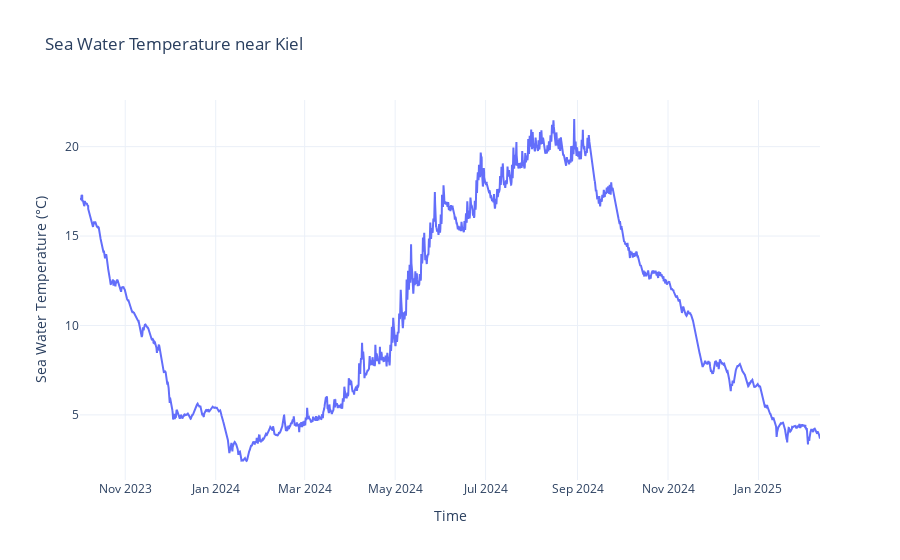

The code cell stored with this chart in its notebook:
### Code cell
fig = go.Figure()

fig.add_trace(go.Scatter(
    x=df_subset['time'],
    y=df_subset['thetao'],
    mode='lines',
    name='Sea Water Temperature'
))

fig.update_layout(
    title='Sea Water Temperature near Kiel',
    xaxis_title='Time',
    yaxis_title='Sea Water Temperature (°C)',
    template='plotly_white'
)

fig.show()

### Figure 1 — Plotly figure (JSON) as saved in the notebook; plotly's stock layout.template omitted (floating-point values rounded to 4 significant figures; data arrays with more than 128 entries replaced by an {"elided": "..."} marker saying what was removed)
{"data": [{"mode": "lines", "name": "Sea Water Temperature", "type": "scatter", "x": {"elided": "11977 str values"}, "y": {"elided": "11977 float values"}}], "layout": {"title": {"text": "Sea Water Temperature near Kiel"}, "xaxis": {"title": {"text": "Time"}}, "yaxis": {"title": {"text": "Sea Water Temperature (°C)"}}}}
